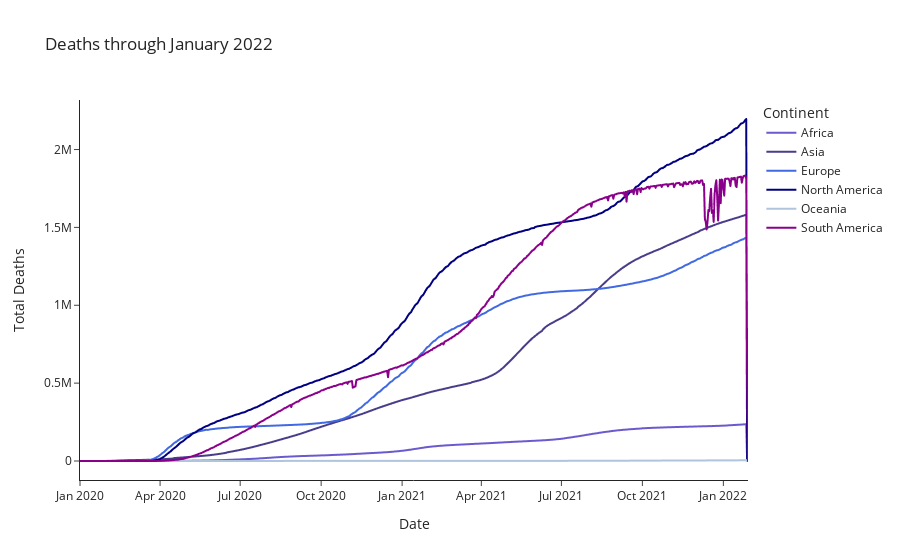

Write notebook code for a chart like this one.
### Code cell
deaths_by_continent = px.line(grouped_continent_2022, x = 'Date', y = 'ConfirmedDeaths', color = 'Continent',
                             title = "Deaths through January 2022", 
                             color_discrete_sequence = ['slateblue', 'darkslateblue', 'royalblue', 'navy', 'lightsteelblue', 'darkmagenta'],
                             labels = {
                                 'ConfirmedDeaths': "Total Deaths",
                                 'Date': 'Date'
                             },
                             template = 'simple_white')

deaths_by_continent.show()

# export for Medium article 
py.plot(deaths_by_continent, filename="Deaths by Continent through January 2022", auto_open = True)

### Figure 1 — Plotly figure (JSON) as saved in the notebook; plotly's stock layout.template omitted (floating-point values rounded to 4 significant figures; data arrays with more than 128 entries replaced by an {"elided": "..."} marker saying what was removed)
{"data": [{"hovertemplate": "Continent=Africa<br>Date=%{x}<br>Total Deaths=%{y}<extra></extra>", "legendgroup": "Africa", "line": {"color": "slateblue", "dash": "solid"}, "marker": {"symbol": "circle"}, "mode": "lines", "name": "Africa", "showlegend": true, "type": "scattergl", "x": {"elided": "760 str values"}, "xaxis": "x", "y": {"elided": "760 int values"}, "yaxis": "y"}, {"hovertemplate": "Continent=Asia<br>Date=%{x}<br>Total Deaths=%{y}<extra></extra>", "legendgroup": "Asia", "line": {"color": "darkslateblue", "dash": "solid"}, "marker": {"symbol": "circle"}, "mode": "lines", "name": "Asia", "showlegend": true, "type": "scattergl", "x": {"elided": "760 str values"}, "xaxis": "x", "y": {"elided": "760 int values"}, "yaxis": "y"}, {"hovertemplate": "Continent=Europe<br>Date=%{x}<br>Total Deaths=%{y}<extra></extra>", "legendgroup": "Europe", "line": {"color": "royalblue", "dash": "solid"}, "marker": {"symbol": "circle"}, "mode": "lines", "name": "Europe", "showlegend": true, "type": "scattergl", "x": {"elided": "760 str values"}, "xaxis": "x", "y": {"elided": "760 int values"}, "yaxis": "y"}, {"hovertemplate": "Continent=North America<br>Date=%{x}<br>Total Deaths=%{y}<extra></extra>", "legendgroup": "North America", "line": {"color": "navy", "dash": "solid"}, "marker": {"symbol": "circle"}, "mode": "lines", "name": "North America", "showlegend": true, "type": "scattergl", "x": {"elided": "760 str values"}, "xaxis": "x", "y": {"elided": "760 int values"}, "yaxis": "y"}, {"hovertemplate": "Continent=Oceania<br>Date=%{x}<br>Total Deaths=%{y}<extra></extra>", "legendgroup": "Oceania", "line": {"color": "lightsteelblue", "dash": "solid"}, "marker": {"symbol": "circle"}, "mode": "lines", "name": "Oceania", "showlegend": true, "type": "scattergl", "x": {"elided": "760 str values"}, "xaxis": "x", "y": {"elided": "760 int values"}, "yaxis": "y"}, {"hovertemplate": "Continent=South America<br>Date=%{x}<br>Total Deaths=%{y}<extra></extra>", "legendgroup": "South America", "line": {"color": "darkmagenta", "dash": "solid"}, "marker": {"symbol": "circle"}, "mode": "lines", "name": "South America", "showlegend": true, "type": "scattergl", "x": {"elided": "760 str values"}, "xaxis": "x", "y": {"elided": "760 int values"}, "yaxis": "y"}], "layout": {"autosize": true, "legend": {"title": {"text": "Continent"}, "tracegroupgap": 0}, "title": {"text": "Deaths through January 2022"}, "xaxis": {"anchor": "y", "autorange": true, "domain": [0, 1], "range": ["2020-01-01", "2022-01-29"], "title": {"text": "Date"}, "type": "date"}, "yaxis": {"anchor": "x", "autorange": true, "domain": [0, 1], "range": [-122000.0, 2318000.0], "title": {"text": "Total Deaths"}, "type": "linear"}}}
